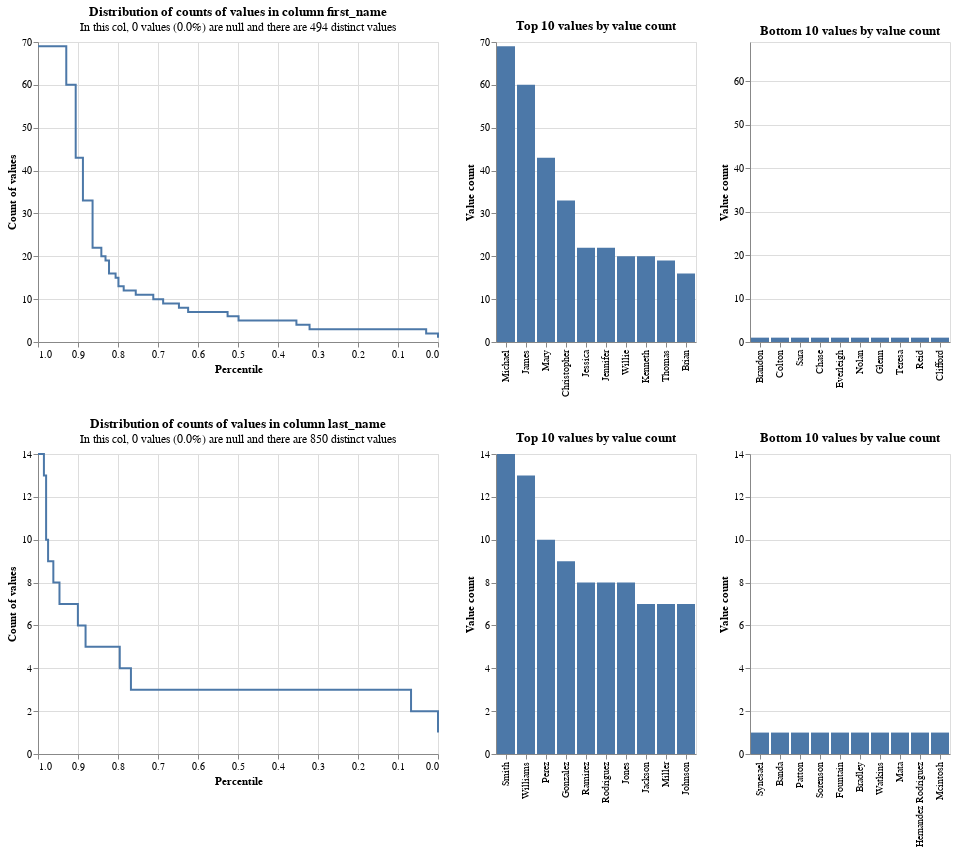

Here is the notebook cell this chart was saved with:
### Code cell
linker.profile_columns(['first_name', 'last_name'])

### Figure 1 — Vega-Lite specification as saved in the notebook (floating-point values rounded to 4 significant figures)
{"config": {"view": {"continuousWidth": 400, "continuousHeight": 300}}, "vconcat": [{"hconcat": [{"data": {"values": [{"percentile_ex_nulls": 0.9622, "percentile_inc_nulls": 0.9622, "value_count": 69, "group_name": "first_name", "total_non_null_rows": 1825, "total_rows_inc_nulls": 1825, "sum_tokens_in_value_count_group": 69.0, "distinct_value_count": 494}, {"percentile_ex_nulls": 0.9293, "percentile_inc_nulls": 0.9293, "value_count": 60, "group_name": "first_name", "total_non_null_rows": 1825, "total_rows_inc_nulls": 1825, "sum_tokens_in_value_count_group": 60.0, "distinct_value_count": 494}, {"percentile_ex_nulls": 0.9058, "percentile_inc_nulls": 0.9058, "value_count": 43, "group_name": "first_name", "total_non_null_rows": 1825, "total_rows_inc_nulls": 1825, "sum_tokens_in_value_count_group": 43.0, "distinct_value_count": 494}, {"percentile_ex_nulls": 0.8877, "percentile_inc_nulls": 0.8877, "value_count": 33, "group_name": "first_name", "total_non_null_rows": 1825, "total_rows_inc_nulls": 1825, "sum_tokens_in_value_count_group": 33.0, "distinct_value_count": 494}, {"percentile_ex_nulls": 0.8636, "percentile_inc_nulls": 0.8636, "value_count": 22, "group_name": "first_name", "total_non_null_rows": 1825, "total_rows_inc_nulls": 1825, "sum_tokens_in_value_count_group": 44.0, "distinct_value_count": 494}, {"percentile_ex_nulls": 0.8416, "percentile_inc_nulls": 0.8416, "value_count": 20, "group_name": "first_name", "total_non_null_rows": 1825, "total_rows_inc_nulls": 1825, "sum_tokens_in_value_count_group": 40.0, "distinct_value_count": 494}, {"percentile_ex_nulls": 0.8312, "percentile_inc_nulls": 0.8312, "value_count": 19, "group_name": "first_name", "total_non_null_rows": 1825, "total_rows_inc_nulls": 1825, "sum_tokens_in_value_count_group": 19.0, "distinct_value_count": 494}, {"percentile_ex_nulls": 0.8225, "percentile_inc_nulls": 0.8225, "value_count": 16, "group_name": "first_name", "total_non_null_rows": 1825, "total_rows_inc_nulls": 1825, "sum_tokens_in_value_count_group": 16.0, "distinct_value_count": 494}, {"percentile_ex_nulls": 0.806, "percentile_inc_nulls": 0.806, "value_count": 15, "group_name": "first_name", "total_non_null_rows": 1825, "total_rows_inc_nulls": 1825, "sum_tokens_in_value_count_group": 30.0, "distinct_value_count": 494}, {"percentile_ex_nulls": 0.7989, "percentile_inc_nulls": 0.7989, "value_count": 13, "group_name": "first_name", "total_non_null_rows": 1825, "total_rows_inc_nulls": 1825, "sum_tokens_in_value_count_group": 13.0, "distinct_value_count": 494}, {"percentile_ex_nulls": 0.7858, "percentile_inc_nulls": 0.7858, "value_count": 12, "group_name": "first_name", "total_non_null_rows": 1825, "total_rows_inc_nulls": 1825, "sum_tokens_in_value_count_group": 24.0, "distinct_value_count": 494}, {"percentile_ex_nulls": 0.7556, "percentile_inc_nulls": 0.7556, "value_count": 11, "group_name": "first_name", "total_non_null_rows": 1825, "total_rows_inc_nulls": 1825, "sum_tokens_in_value_count_group": 55.0, "distinct_value_count": 494}, {"percentile_ex_nulls": 0.7118, "percentile_inc_nulls": 0.7118, "value_count": 10, "group_name": "first_name", "total_non_null_rows": 1825, "total_rows_inc_nulls": 1825, "sum_tokens_in_value_count_group": 80.0, "distinct_value_count": 494}, {"percentile_ex_nulls": 0.6871, "percentile_inc_nulls": 0.6871, "value_count": 9, "group_name": "first_name", "total_non_null_rows": 1825, "total_rows_inc_nulls": 1825, "sum_tokens_in_value_count_group": 45.0, "distinct_value_count": 494}, {"percentile_ex_nulls": 0.6477, "percentile_inc_nulls": 0.6477, "value_count": 8, "group_name": "first_name", "total_non_null_rows": 1825, "total_rows_inc_nulls": 1825, "sum_tokens_in_value_count_group": 72.0, "distinct_value_count": 494}, {"percentile_ex_nulls": 0.6247, "percentile_inc_nulls": 0.6247, "value_count": 7, "group_name": "first_name", "total_non_null_rows": 1825, "total_rows_inc_nulls": 1825, "sum_tokens_in_value_count_group": 42.0, "distinct_value_count": 494}, {"percentile_ex_nulls": 0.526, "percentile_inc_nulls": 0.526, "value_count": 6, "group_name": "first_name", "total_non_null_rows": 1825, "total_rows_inc_nulls": 1825, "sum_tokens_in_value_count_group": 180.0, "distinct_value_count": 494}, {"percentile_ex_nulls": 0.4986, "percentile_inc_nulls": 0.4986, "value_count": 5, "group_name": "first_name", "total_non_null_rows": 1825, "total_rows_inc_nulls": 1825, "sum_tokens_in_value_count_group": 50.0, "distinct_value_count": 494}, {"percentile_ex_nulls": 0.354, "percentile_inc_nulls": 0.354, "value_count": 4, "group_name": "first_name", "total_non_null_rows": 1825, "total_rows_inc_nulls": 1825, "sum_tokens_in_value_count_group": 264.0, "distinct_value_count": 494}, {"percentile_ex_nulls": 0.3211, "percentile_inc_nulls": 0.3211, "value_count": 3, "group_name": "first_name", "total_non_null_rows": 1825, "total_rows_inc_nulls": 1825, "sum_tokens_in_value_count_group": 60.0, "distinct_value_count": 494}, {"percentile_ex_nulls": 0.02959, "percentile_inc_nulls": 0.02959, "value_count": 2, "group_name": "first_name", "total_non_null_rows": 1825, "total_rows_inc_nulls": 1825, "sum_tokens_in_value_count_group": 532.0, "distinct_value_count": 494}, {"percentile_ex_nulls": 0.0, "percentile_inc_nulls": 0.0, "value_count": 1, "group_name": "first_name", "total_non_null_rows": 1825, "total_rows_inc_nulls": 1825, "sum_tokens_in_value_count_group": 54.0, "distinct_value_count": 494}, {"percentile_ex_nulls": 1.0, "percentile_inc_nulls": 1.0, "value_count": 69, "group_name": "first_name", "total_non_null_rows": 1825, "total_rows_inc_nulls": 1825, "sum_tokens_in_value_count_group": 69.0, "distinct_value_count": 494}]}, "mark": {"type": "line", "interpolate": "step-after"}, "encoding": {"x": {"type": "quantitative", "field": "percentile_ex_nulls", "sort": "descending", "title": "Percentile"}, "y": {"type": "quantitative", "field": "value_count", "title": "Count of values"}, "tooltip": [{"field": "value_count", "type": "quantitative"}, {"field": "percentile_ex_nulls", "type": "quantitative"}, {"field": "percentile_inc_nulls", "type": "quantitative"}, {"field": "total_non_null_rows", "type": "quantitative"}, {"field": "total_rows_inc_nulls", "type": "quantitative"}]}, "title": {"text": "Distribution of counts of values in column first_name", "subtitle": "In this col, 0 values (0.0%) are null and there are 494 distinct values"}}, {"data": {"values": [{"value_count": 69, "group_name": "first_name", "value": "Michael", "total_non_null_rows": 1825, "total_rows_inc_nulls": 1825, "distinct_value_count": 494}, {"value_count": 60, "group_name": "first_name", "value": "James", "total_non_null_rows": 1825, "total_rows_inc_nulls": 1825, "distinct_value_count": 494}, {"value_count": 43, "group_name": "first_name", "value": "Mary", "total_non_null_rows": 1825, "total_rows_inc_nulls": 1825, "distinct_value_count": 494}, {"value_count": 33, "group_name": "first_name", "value": "Christopher", "total_non_null_rows": 1825, "total_rows_inc_nulls": 1825, "distinct_value_count": 494}, {"value_count": 22, "group_name": "first_name", "value": "Jessica", "total_non_null_rows": 1825, "total_rows_inc_nulls": 1825, "distinct_value_count": 494}, {"value_count": 22, "group_name": "first_name", "value": "Jennifer", "total_non_null_rows": 1825, "total_rows_inc_nulls": 1825, "distinct_value_count": 494}, {"value_count": 20, "group_name": "first_name", "value": "Willie", "total_non_null_rows": 1825, "total_rows_inc_nulls": 1825, "distinct_value_count": 494}, {"value_count": 20, "group_name": "first_name", "value": "Kenneth", "total_non_null_rows": 1825, "total_rows_inc_nulls": 1825, "distinct_value_count": 494}, {"value_count": 19, "group_name": "first_name", "value": "Thomas", "total_non_null_rows": 1825, "total_rows_inc_nulls": 1825, "distinct_value_count": 494}, {"value_count": 16, "group_name": "first_name", "value": "Brian", "total_non_null_rows": 1825, "total_rows_inc_nulls": 1825, "distinct_value_count": 494}]}, "mark": "bar", "encoding": {"x": {"type": "nominal", "field": "value", "sort": "-y", "title": null}, "y": {"type": "quantitative", "field": "value_count", "title": "Value count"}, "tooltip": [{"field": "value", "type": "nominal"}, {"field": "value_count", "type": "quantitative"}, {"field": "total_non_null_rows", "type": "quantitative"}, {"field": "total_rows_inc_nulls", "type": "quantitative"}]}, "title": "Top 10 values by value count"}, {"data": {"values": [{"value_count": 1, "group_name": "first_name", "value": "Brandon", "total_non_null_rows": 1825, "total_rows_inc_nulls": 1825, "distinct_value_count": 494}, {"value_count": 1, "group_name": "first_name", "value": "Colton", "total_non_null_rows": 1825, "total_rows_inc_nulls": 1825, "distinct_value_count": 494}, {"value_count": 1, "group_name": "first_name", "value": "Sara", "total_non_null_rows": 1825, "total_rows_inc_nulls": 1825, "distinct_value_count": 494}, {"value_count": 1, "group_name": "first_name", "value": "Chase", "total_non_null_rows": 1825, "total_rows_inc_nulls": 1825, "distinct_value_count": 494}, {"value_count": 1, "group_name": "first_name", "value": "Everleigh", "total_non_null_rows": 1825, "total_rows_inc_nulls": 1825, "distinct_value_count": 494}, {"value_count": 1, "group_name": "first_name", "value": "Nolan", "total_non_null_rows": 1825, "total_rows_inc_nulls": 1825, "distinct_value_count": 494}, {"value_count": 1, "group_name": "first_name", "value": "Glenn", "total_non_null_rows": 1825, "total_rows_inc_nulls": 1825, "distinct_value_count": 494}, {"value_count": 1, "group_name": "first_name", "value": "Teresa", "total_non_null_rows": 1825, "total_rows_inc_nulls": 1825, "distinct_value_count": 494}, {"value_count": 1, "group_name": "first_name", "value": "Reid", "total_non_null_rows": 1825, "total_rows_inc_nulls": 1825, "distinct_value_count": 494}, {"value_count": 1, "group_name": "first_name", "value": "Clifford", "total_non_null_rows": 1825, "total_rows_inc_nulls": 1825, "distinct_value_count": 494}]}, "mark": "bar", "encoding": {"x": {"type": "nominal", "field": "value", "sort": "-y", "title": null}, "y": {"type": "quantitative", "field": "value_count", "title": "Value count", "scale": {"domain": [0, 69]}}, "tooltip": [{"field": "value", "type": "nominal"}, {"field": "value_count", "type": "quantitative"}, {"field": "total_non_null_rows", "type": "quantitative"}, {"field": "total_rows_inc_nulls", "type": "quantitative"}]}, "title": "Bottom 10 values by value count"}]}, {"hconcat": [{"data": {"values": [{"percentile_ex_nulls": 0.9923, "percentile_inc_nulls": 0.9923, "value_count": 14, "group_name": "last_name", "total_non_null_rows": 1825, "total_rows_inc_nulls": 1825, "sum_tokens_in_value_count_group": 14.0, "distinct_value_count": 850}, {"percentile_ex_nulls": 0.9852, "percentile_inc_nulls": 0.9852, "value_count": 13, "group_name": "last_name", "total_non_null_rows": 1825, "total_rows_inc_nulls": 1825, "sum_tokens_in_value_count_group": 13.0, "distinct_value_count": 850}, {"percentile_ex_nulls": 0.9797, "percentile_inc_nulls": 0.9797, "value_count": 10, "group_name": "last_name", "total_non_null_rows": 1825, "total_rows_inc_nulls": 1825, "sum_tokens_in_value_count_group": 10.0, "distinct_value_count": 850}, {"percentile_ex_nulls": 0.9748, "percentile_inc_nulls": 0.9748, "value_count": 9, "group_name": "last_name", "total_non_null_rows": 1825, "total_rows_inc_nulls": 1825, "sum_tokens_in_value_count_group": 9.0, "distinct_value_count": 850}, {"percentile_ex_nulls": 0.9616, "percentile_inc_nulls": 0.9616, "value_count": 8, "group_name": "last_name", "total_non_null_rows": 1825, "total_rows_inc_nulls": 1825, "sum_tokens_in_value_count_group": 24.0, "distinct_value_count": 850}, {"percentile_ex_nulls": 0.9463, "percentile_inc_nulls": 0.9463, "value_count": 7, "group_name": "last_name", "total_non_null_rows": 1825, "total_rows_inc_nulls": 1825, "sum_tokens_in_value_count_group": 28.0, "distinct_value_count": 850}, {"percentile_ex_nulls": 0.9003, "percentile_inc_nulls": 0.9003, "value_count": 6, "group_name": "last_name", "total_non_null_rows": 1825, "total_rows_inc_nulls": 1825, "sum_tokens_in_value_count_group": 84.0, "distinct_value_count": 850}, {"percentile_ex_nulls": 0.8811, "percentile_inc_nulls": 0.8811, "value_count": 5, "group_name": "last_name", "total_non_null_rows": 1825, "total_rows_inc_nulls": 1825, "sum_tokens_in_value_count_group": 35.0, "distinct_value_count": 850}, {"percentile_ex_nulls": 0.7956, "percentile_inc_nulls": 0.7956, "value_count": 4, "group_name": "last_name", "total_non_null_rows": 1825, "total_rows_inc_nulls": 1825, "sum_tokens_in_value_count_group": 156.0, "distinct_value_count": 850}, {"percentile_ex_nulls": 0.7677, "percentile_inc_nulls": 0.7677, "value_count": 3, "group_name": "last_name", "total_non_null_rows": 1825, "total_rows_inc_nulls": 1825, "sum_tokens_in_value_count_group": 51.0, "distinct_value_count": 850}, {"percentile_ex_nulls": 0.0674, "percentile_inc_nulls": 0.0674, "value_count": 2, "group_name": "last_name", "total_non_null_rows": 1825, "total_rows_inc_nulls": 1825, "sum_tokens_in_value_count_group": 1278.0, "distinct_value_count": 850}, {"percentile_ex_nulls": 0.0, "percentile_inc_nulls": 0.0, "value_count": 1, "group_name": "last_name", "total_non_null_rows": 1825, "total_rows_inc_nulls": 1825, "sum_tokens_in_value_count_group": 123.0, "distinct_value_count": 850}, {"percentile_ex_nulls": 1.0, "percentile_inc_nulls": 1.0, "value_count": 14, "group_name": "last_name", "total_non_null_rows": 1825, "total_rows_inc_nulls": 1825, "sum_tokens_in_value_count_group": 14.0, "distinct_value_count": 850}]}, "mark": {"type": "line", "interpolate": "step-after"}, "encoding": {"x": {"type": "quantitative", "field": "percentile_ex_nulls", "sort": "descending", "title": "Percentile"}, "y": {"type": "quantitative", "field": "value_count", "title": "Count of values"}, "tooltip": [{"field": "value_count", "type": "quantitative"}, {"field": "percentile_ex_nulls", "type": "quantitative"}, {"field": "percentile_inc_nulls", "type": "quantitative"}, {"field": "total_non_null_rows", "type": "quantitative"}, {"field": "total_rows_inc_nulls", "type": "quantitative"}]}, "title": {"text": "Distribution of counts of values in column last_name", "subtitle": "In this col, 0 values (0.0%) are null and there are 850 distinct values"}}, {"data": {"values": [{"value_count": 14, "group_name": "last_name", "value": "Smith", "total_non_null_rows": 1825, "total_rows_inc_nulls": 1825, "distinct_value_count": 850}, {"value_count": 13, "group_name": "last_name", "value": "Williams", "total_non_null_rows": 1825, "total_rows_inc_nulls": 1825, "distinct_value_count": 850}, {"value_count": 10, "group_name": "last_name", "value": "Perez", "total_non_null_rows": 1825, "total_rows_inc_nulls": 1825, "distinct_value_count": 850}, {"value_count": 9, "group_name": "last_name", "value": "Gonzalez", "total_non_null_rows": 1825, "total_rows_inc_nulls": 1825, "distinct_value_count": 850}, {"value_count": 8, "group_name": "last_name", "value": "Ramirez", "total_non_null_rows": 1825, "total_rows_inc_nulls": 1825, "distinct_value_count": 850}, {"value_count": 8, "group_name": "last_name", "value": "Rodriguez", "total_non_null_rows": 1825, "total_rows_inc_nulls": 1825, "distinct_value_count": 850}, {"value_count": 8, "group_name": "last_name", "value": "Jones", "total_non_null_rows": 1825, "total_rows_inc_nulls": 1825, "distinct_value_count": 850}, {"value_count": 7, "group_name": "last_name", "value": "Jackson", "total_non_null_rows": 1825, "total_rows_inc_nulls": 1825, "distinct_value_count": 850}, {"value_count": 7, "group_name": "last_name", "value": "Miller", "total_non_null_rows": 1825, "total_rows_inc_nulls": 1825, "distinct_value_count": 850}, {"value_count": 7, "group_name": "last_name", "value": "Johnson", "total_non_null_rows": 1825, "total_rows_inc_nulls": 1825, "distinct_value_count": 850}]}, "mark": "bar", "encoding": {"x": {"type": "nominal", "field": "value", "sort": "-y", "title": null}, "y": {"type": "quantitative", "field": "value_count", "title": "Value count"}, "tooltip": [{"field": "value", "type": "nominal"}, {"field": "value_count", "type": "quantitative"}, {"field": "total_non_null_rows", "type": "quantitative"}, {"field": "total_rows_inc_nulls", "type": "quantitative"}]}, "title": "Top 10 values by value count"}, {"data": {"values": [{"value_count": 1, "group_name": "last_name", "value": "Synesael", "total_non_null_rows": 1825, "total_rows_inc_nulls": 1825, "distinct_value_count": 850}, {"value_count": 1, "group_name": "last_name", "value": "Banda", "total_non_null_rows": 1825, "total_rows_inc_nulls": 1825, "distinct_value_count": 850}, {"value_count": 1, "group_name": "last_name", "value": "Patton", "total_non_null_rows": 1825, "total_rows_inc_nulls": 1825, "distinct_value_count": 850}, {"value_count": 1, "group_name": "last_name", "value": "Sorenson", "total_non_null_rows": 1825, "total_rows_inc_nulls": 1825, "distinct_value_count": 850}, {"value_count": 1, "group_name": "last_name", "value": "Fountain", "total_non_null_rows": 1825, "total_rows_inc_nulls": 1825, "distinct_value_count": 850}, {"value_count": 1, "group_name": "last_name", "value": "Bradley", "total_non_null_rows": 1825, "total_rows_inc_nulls": 1825, "distinct_value_count": 850}, {"value_count": 1, "group_name": "last_name", "value": "Watkins", "total_non_null_rows": 1825, "total_rows_inc_nulls": 1825, "distinct_value_count": 850}, {"value_count": 1, "group_name": "last_name", "value": "Mata", "total_non_null_rows": 1825, "total_rows_inc_nulls": 1825, "distinct_value_count": 850}, {"value_count": 1, "group_name": "last_name", "value": "Hernandez Rodriguez", "total_non_null_rows": 1825, "total_rows_inc_nulls": 1825, "distinct_value_count": 850}, {"value_count": 1, "group_name": "last_name", "value": "Mcintosh", "total_non_null_rows": 1825, "total_rows_inc_nulls": 1825, "distinct_value_count": 850}]}, "mark": "bar", "encoding": {"x": {"type": "nominal", "field": "value", "sort": "-y", "title": null}, "y": {"type": "quantitative", "field": "value_count", "title": "Value count", "scale": {"domain": [0, 14]}}, "tooltip": [{"field": "value", "type": "nominal"}, {"field": "value_count", "type": "quantitative"}, {"field": "total_non_null_rows", "type": "quantitative"}, {"field": "total_rows_inc_nulls", "type": "quantitative"}]}, "title": "Bottom 10 values by value count"}]}], "$schema": "https://vega.github.io/schema/vega-lite/v4.8.1.json"}
